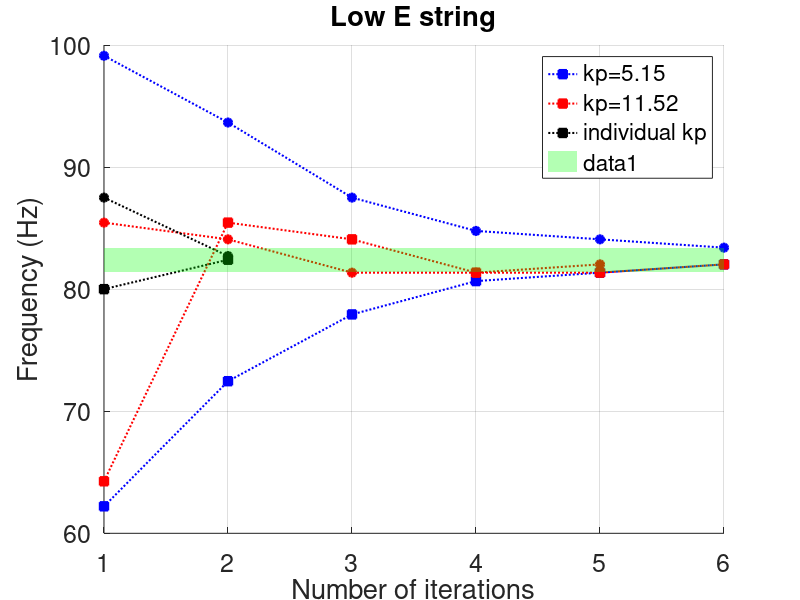
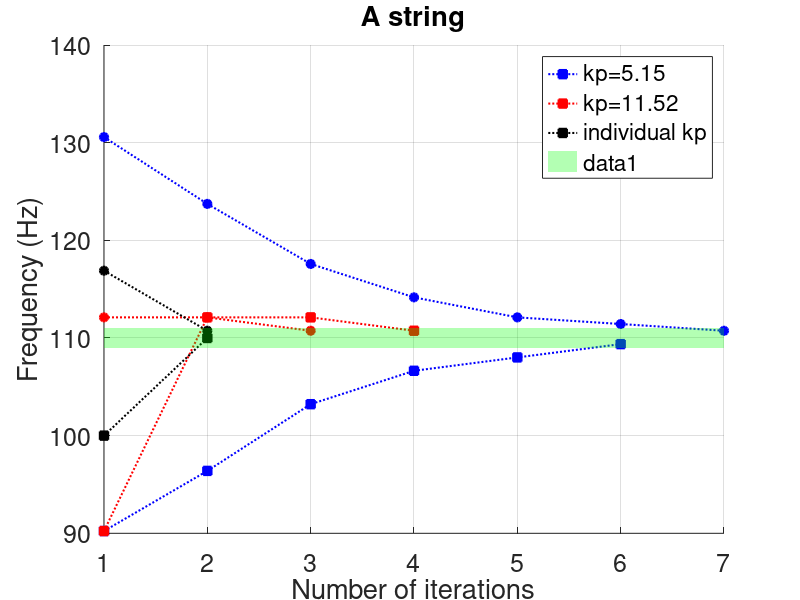
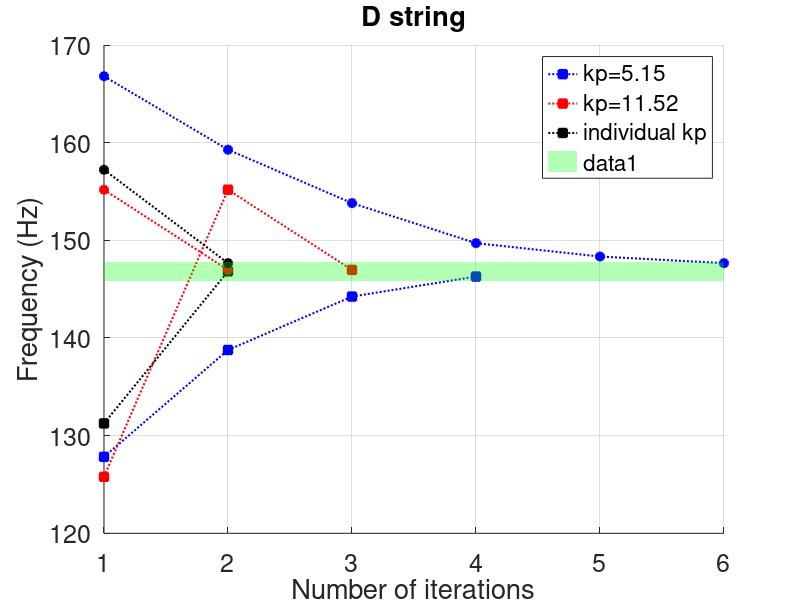
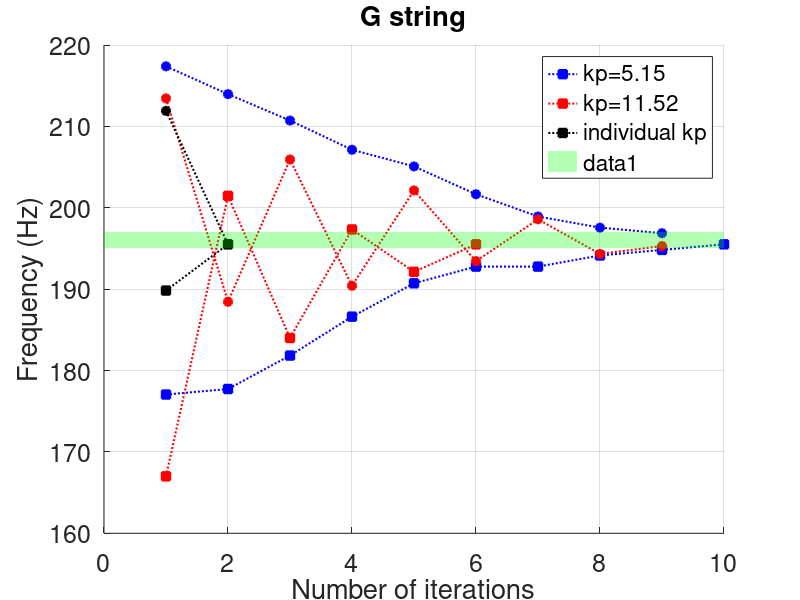

Write MATLAB code to recreate these figures, in order.
clc;
clear all;
close all;

% Readings for increase/decrease for kp = 5.15
kp1_increase = {
    [62.21, 72.46, 77.93, 80.66, 81.35, 82.03],  % Low E string
    [90.23, 96.39, 103.22, 106.64, 108.01, 109.37],  % A string
    [127.83, 138.77, 144.24, 146.29],  % D string
    [177.05, 177.73, 181.84, 186.62, 190.72, 192.77, 192.77, 194.14, 194.82, 195.51],  % G string
    [228.32, 243.56, 246.09],  % B string
    [307.62, 324.02, 328.81]  % High e string
};
kp1_decrease = {
    [99.12, 93.65, 87.50, 84.77, 84.08, 83.40],  % Low E string
    [130.57, 123.73, 117.58, 114.16, 112.11, 111.43, 110.74],  % A string
    [166.80, 159.28, 153.81, 149.71, 148.34, 147.66],  % D string
    [217.38, 213.96, 210.72, 207.13, 205.08, 201.66, 198.93, 197.56, 196.87],  % G string
    [273.44, 249.24, 247.46],  % B string
    [345.90, 331.54, 330.86, 329.49]  % High e string
};

% Readings for increase/decrease for kp = 11.52
kp2_increase = {
    [64.26, 85.45, 84.08, 81.35, 81.35, 82.03],  % Low E string
    [90.23, 112.11, 112.11, 110.74],  % A string
    [125.78, 155.18, 146.97],  % D string
    [167.00, 201.46, 184, 197.33, 192.13, 195.51],  % G string
    [179.79, 261.52, 188.10, 259.42, 204.39, 247.70, 234.22, 244.04, 246.11],  % B string
    [307.62, 357.22, 312.61, 349.49, 323.49, 338.49, 326.49, 329.49]  % High e string
};
kp2_decrease = {
    [85.45, 84.08, 81.35, 81.35, 82.03],  % Low E string
    [112.11, 112.11, 110.74],  % A string
    [155.18, 146.97],  % D string
    [213.44, 188.45, 205.93, 190.42, 202.13, 193.44, 198.58, 194.33, 195.3],  % G string
    [288.48, 200.13, 276.17, 230.99, 266.25, 234.51, 261.83, 236.09, 255.43, 244.09, 246.93],  % B string
    [349.32, 315.80, 334.96, 323.66, 329.49]  % High e string
};

% Readings for individual kp increase/decrease
kpi_increase = {
    [80, 82.41],  % Low E string
    [100, 110.00],  % A string
    [131.25, 146.83],  % D string
    [189.83, 195.51],  % G string
    [226.72, 244.39, 246.09],  % B string
    [311.4, 327.3, 329.63]  % High e string
};
kpi_decrease = {
    [87.5, 82.71],  % Low E string
    [116.89, 110.74],  % A string
    [157.23, 147.66],  % D string
    [211.91, 195.51],  % G string
    [269.35, 250.20, 246.09],  % B string
    [344.06, 332.53, 329.81]  % High e string
};

% Ideal frequencies for strings
target_frequencies = [82.41, 110.00, 146.83, 196.00, 246.94, 329.63];

% String names
string_names = {'Low E string', 'A string', 'D string', 'G string', 'B string', 'High e string'};

% Plot for strings
for i = 1:6
    figure;
    hold on;
    % Values for kp increases
    plot(1:length(kp1_increase{i}), kp1_increase{i}, 'b:', 'LineWidth', 1.5, 'Marker', 's', 'MarkerFaceColor', 'b', 'MarkerEdgeColor', 'b', 'DisplayName', 'kp=5.15');
    plot(1:length(kp2_increase{i}), kp2_increase{i}, 'r:', 'LineWidth', 1.5, 'Marker', 's', 'MarkerFaceColor', 'r', 'MarkerEdgeColor', 'r', 'DisplayName', 'kp=11.52');
    plot(1:length(kpi_increase{i}), kpi_increase{i}, 'k:', 'LineWidth', 1.5, 'Marker', 's', 'MarkerFaceColor', 'k', 'MarkerEdgeColor', 'k', 'DisplayName', 'individual kp');
    
    % Values for kp decreases
    plot(1:length(kp1_decrease{i}), kp1_decrease{i}, 'b:', 'LineWidth', 1.5, 'Marker', 'o', 'MarkerFaceColor', 'b', 'MarkerEdgeColor', 'b', 'HandleVisibility', 'off');
    plot(1:length(kp2_decrease{i}), kp2_decrease{i}, 'r:', 'LineWidth', 1.5, 'Marker', 'o', 'MarkerFaceColor', 'r', 'MarkerEdgeColor', 'r', 'HandleVisibility', 'off');
    plot(1:length(kpi_decrease{i}), kpi_decrease{i}, 'k:', 'LineWidth', 1.5, 'Marker', 'o', 'MarkerFaceColor', 'k', 'MarkerEdgeColor', 'k', 'HandleVisibility', 'off');
    
    % Accepted interval of ±1 Hz
    fill([xlim, fliplr(xlim)], [target_frequencies(i) - 1, target_frequencies(i) - 1, target_frequencies(i) + 1, target_frequencies(i) + 1], 'g', 'FaceAlpha', 0.3, 'EdgeColor', 'none');
    
    xlabel('Number of iterations');
    ylabel('Frequency (Hz)');
    title(string_names{i});
    legend('show');
    grid on;
    set(gca, 'FontSize', 18);
    hold off;
end
